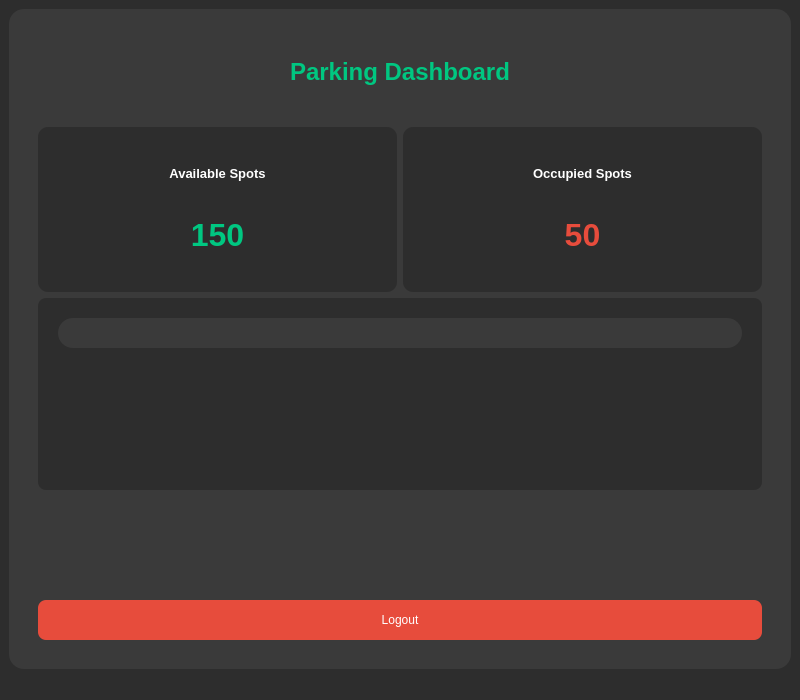
<?xml version="1.0" encoding="UTF-8"?>
<ui version="4.0">
 <class>DashboardWindow</class>
 <widget class="QMainWindow" name="DashboardWindow">
  <property name="geometry">
   <rect>
    <x>0</x>
    <y>0</y>
    <width>800</width>
    <height>700</height>
   </rect>
  </property>
  <property name="windowTitle">
   <string>Parking Management Dashboard</string>
  </property>
  <property name="styleSheet">
   <string notr="true">
    background-color: #2d2d2d;
    color: white;
   </string>
  </property>
  <widget class="QWidget" name="centralwidget">
   <layout class="QVBoxLayout" name="verticalLayout">
    <item>
     <widget class="QFrame" name="frame_dashboard_content">
      <property name="styleSheet">
       <string notr="true">
        background-color: #3a3a3a;
        border-radius: 15px;
        padding: 20px;
       </string>
      </property>
      <property name="frameShape">
       <enum>QFrame::StyledPanel</enum>
      </property>
      <property name="frameShadow">
       <enum>QFrame::Raised</enum>
      </property>
      <layout class="QVBoxLayout" name="verticalLayout_dashboard">
       <item>
        <widget class="QLabel" name="label_dashboard_title">
         <property name="font">
          <font>
           <pointsize>18</pointsize>
           <bold>true</bold>
          </font>
         </property>
         <property name="styleSheet">
          <string notr="true">color: #00C781; margin-bottom: 15px;</string>
         </property>
         <property name="text">
          <string>Parking Dashboard</string>
         </property>
         <property name="alignment">
          <set>Qt::AlignCenter</set>
         </property>
        </widget>
       </item>
       <item>
        <layout class="QGridLayout" name="gridLayout_stats">
         <item row="0" column="0">
          <layout class="QVBoxLayout" name="layout_cell_available">
           <item>
            <widget class="QFrame" name="frame_available_spots">
             <property name="styleSheet">
              <string notr="true">background-color: #2d2d2d; border-radius: 10px; padding: 15px;</string>
             </property>
             <property name="frameShape">
              <enum>QFrame::StyledPanel</enum>
             </property>
             <layout class="QVBoxLayout" name="verticalLayout_available">
              <item>
               <widget class="QLabel" name="label_available_title">
                <property name="font">
                 <font>
                  <pointsize>10</pointsize>
                  <bold>true</bold>
                 </font>
                </property>
                <property name="text">
                 <string>Available Spots</string>
                </property>
                <property name="alignment">
                 <set>Qt::AlignCenter</set>
                </property>
               </widget>
              </item>
              <item>
               <widget class="QLabel" name="label_available_count">
                <property name="font">
                 <font>
                  <pointsize>24</pointsize>
                  <bold>true</bold>
                 </font>
                </property>
                <property name="styleSheet">
                 <string notr="true">color: #00C781;</string>
                </property>
                <property name="text">
                 <string>150</string>
                </property>
                <property name="alignment">
                 <set>Qt::AlignCenter</set>
                </property>
               </widget>
              </item>
             </layout>
            </widget>
           </item>
          </layout>
         </item>
         <item row="0" column="1">
          <layout class="QVBoxLayout" name="layout_cell_occupied">
           <item>
            <widget class="QFrame" name="frame_occupied_spots">
             <property name="styleSheet">
              <string notr="true">background-color: #2d2d2d; border-radius: 10px; padding: 15px;</string>
             </property>
             <property name="frameShape">
              <enum>QFrame::StyledPanel</enum>
             </property>
             <layout class="QVBoxLayout" name="verticalLayout_occupied">
              <item>
               <widget class="QLabel" name="label_occupied_title">
                <property name="font">
                 <font>
                  <pointsize>10</pointsize>
                  <bold>true</bold>
                 </font>
                </property>
                <property name="text">
                 <string>Occupied Spots</string>
                </property>
                <property name="alignment">
                 <set>Qt::AlignCenter</set>
                </property>
               </widget>
              </item>
              <item>
               <widget class="QLabel" name="label_occupied_count">
                <property name="font">
                 <font>
                  <pointsize>24</pointsize>
                  <bold>true</bold>
                 </font>
                </property>
                <property name="styleSheet">
                 <string notr="true">color: #E74C3C;</string>
                </property>
                <property name="text">
                 <string>50</string>
                </property>
                <property name="alignment">
                 <set>Qt::AlignCenter</set>
                </property>
               </widget>
              </item>
             </layout>
            </widget>
           </item>
          </layout>
         </item>
        </layout>
       </item>
       <item>
        <widget class="QTableWidget" name="tableWidget_parking_log">
         <property name="styleSheet">
          <string notr="true">
QTableWidget {
    background-color: #2d2d2d;
    gridline-color: #4a4a4a;
    color: white;
    border-radius: 8px;
}
QHeaderView::section {
    background-color: #3a3a3a;
    color: white;
    padding: 5px;
    border: 1px solid #4a4a4a;
    font-weight: bold;
}
QTableWidget::item {
    padding: 5px;
}
QTableWidget::item:selected {
    background-color: #00C781;
    color: #2d2d2d;
}
          </string>
         </property>
         <property name="alternatingRowColors">
          <bool>true</bool>
         </property>
         <attribute name="horizontalHeaderStretchLastSection">
          <bool>true</bool>
         </attribute>
         <column>
          <property name="text">
           <string>Vehicle ID</string>
          </property>
         </column>
         <column>
          <property name="text">
           <string>Entry Time</string>
          </property>
         </column>
         <column>
          <property name="text">
           <string>Exit Time</string>
          </property>
         </column>
         <column>
          <property name="text">
           <string>Status</string>
          </property>
         </column>
        </widget>
       </item>
       <item>
        <spacer name="verticalSpacer">
         <property name="orientation">
          <enum>Qt::Vertical</enum>
         </property>
         <property name="sizeHint" stdset="0">
          <size>
           <width>20</width>
           <height>40</height>
          </size>
         </property>
        </spacer>
       </item>
       <item>
        <widget class="QPushButton" name="pushButton_logout">
         <property name="minimumSize">
          <size>
           <width>0</width>
           <height>40</height>
          </size>
         </property>
         <property name="styleSheet">
          <string notr="true">
            background-color: #E74C3C;
            color: white;
            font: bold 10pt "Segoe UI";
            padding: 10px;
            border-radius: 8px;
          </string>
         </property>
         <property name="text">
          <string>Logout</string>
         </property>
        </widget>
       </item>
      </layout>
     </widget>
    </item>
   </layout>
  </widget>
  <widget class="QMenuBar" name="menubar">
   <property name="geometry">
    <rect>
     <x>0</x>
     <y>0</y>
     <width>800</width>
     <height>25</height>
    </rect>
   </property>
  </widget>
  <widget class="QStatusBar" name="statusbar"/>
 </widget>
 <resources>
  <include location="resources.qrc"/>
 </resources>
 <connections/>
</ui>
